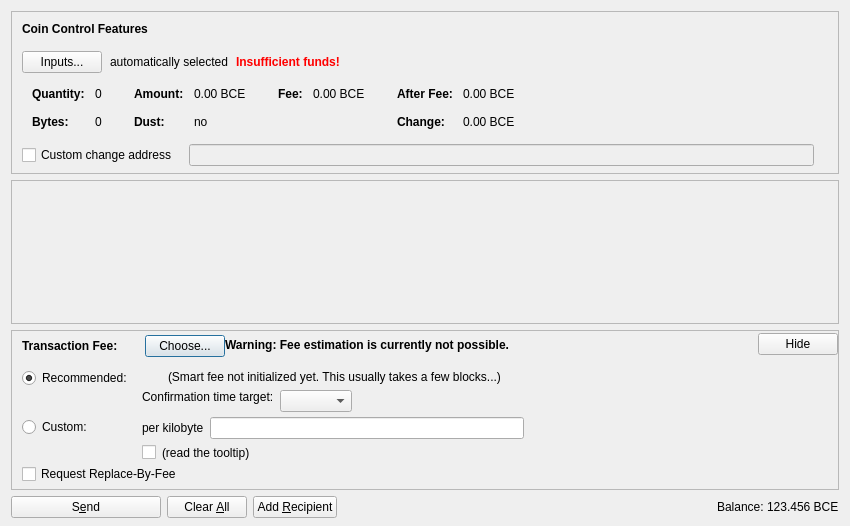
<?xml version="1.0" encoding="UTF-8"?>
<ui version="4.0">
 <class>SendCoinsDialog</class>
 <widget class="QDialog" name="SendCoinsDialog">
  <property name="geometry">
   <rect>
    <x>0</x>
    <y>0</y>
    <width>850</width>
    <height>526</height>
   </rect>
  </property>
  <property name="windowTitle">
   <string>Send Coins</string>
  </property>
  <layout class="QVBoxLayout" name="verticalLayout" stretch="0,1,0,0">
   <property name="bottomMargin">
    <number>8</number>
   </property>
   <item>
    <widget class="QFrame" name="frameCoinControl">
     <property name="sizePolicy">
      <sizepolicy hsizetype="Expanding" vsizetype="Expanding">
       <horstretch>0</horstretch>
       <verstretch>0</verstretch>
      </sizepolicy>
     </property>
     <property name="maximumSize">
      <size>
       <width>16777215</width>
       <height>16777215</height>
      </size>
     </property>
     <property name="frameShape">
      <enum>QFrame::StyledPanel</enum>
     </property>
     <property name="frameShadow">
      <enum>QFrame::Sunken</enum>
     </property>
     <layout class="QVBoxLayout" name="verticalLayoutCoinControl2">
      <property name="spacing">
       <number>0</number>
      </property>
      <property name="leftMargin">
       <number>0</number>
      </property>
      <property name="topMargin">
       <number>0</number>
      </property>
      <property name="rightMargin">
       <number>0</number>
      </property>
      <property name="bottomMargin">
       <number>6</number>
      </property>
      <item>
       <layout class="QVBoxLayout" name="verticalLayoutCoinControl" stretch="0,0,0,0,1">
        <property name="spacing">
         <number>0</number>
        </property>
        <property name="leftMargin">
         <number>10</number>
        </property>
        <property name="topMargin">
         <number>10</number>
        </property>
        <item>
         <layout class="QHBoxLayout" name="horizontalLayoutCoinControl1">
          <property name="bottomMargin">
           <number>15</number>
          </property>
          <item>
           <widget class="QLabel" name="labelCoinControlFeatures">
            <property name="sizePolicy">
             <sizepolicy hsizetype="Preferred" vsizetype="Maximum">
              <horstretch>0</horstretch>
              <verstretch>0</verstretch>
             </sizepolicy>
            </property>
            <property name="font">
             <font>
              <weight>75</weight>
              <bold>true</bold>
             </font>
            </property>
            <property name="styleSheet">
             <string notr="true">font-weight:bold;</string>
            </property>
            <property name="text">
             <string>Coin Control Features</string>
            </property>
           </widget>
          </item>
         </layout>
        </item>
        <item>
         <layout class="QHBoxLayout" name="horizontalLayoutCoinControl2" stretch="0,0,0,0">
          <property name="spacing">
           <number>8</number>
          </property>
          <property name="bottomMargin">
           <number>10</number>
          </property>
          <item>
           <widget class="QPushButton" name="pushButtonCoinControl">
            <property name="styleSheet">
             <string notr="true"/>
            </property>
            <property name="text">
             <string>Inputs...</string>
            </property>
            <property name="autoDefault">
             <bool>false</bool>
            </property>
           </widget>
          </item>
          <item>
           <widget class="QLabel" name="labelCoinControlAutomaticallySelected">
            <property name="text">
             <string>automatically selected</string>
            </property>
            <property name="margin">
             <number>5</number>
            </property>
           </widget>
          </item>
          <item>
           <widget class="QLabel" name="labelCoinControlInsuffFunds">
            <property name="font">
             <font>
              <weight>75</weight>
              <bold>true</bold>
             </font>
            </property>
            <property name="styleSheet">
             <string notr="true">color:red;font-weight:bold;</string>
            </property>
            <property name="text">
             <string>Insufficient funds!</string>
            </property>
            <property name="margin">
             <number>5</number>
            </property>
           </widget>
          </item>
          <item>
           <spacer name="horizontalSpacerCoinControl">
            <property name="orientation">
             <enum>Qt::Horizontal</enum>
            </property>
            <property name="sizeHint" stdset="0">
             <size>
              <width>40</width>
              <height>1</height>
             </size>
            </property>
           </spacer>
          </item>
         </layout>
        </item>
        <item>
         <widget class="QWidget" name="widgetCoinControl" native="true">
          <property name="sizePolicy">
           <sizepolicy hsizetype="Preferred" vsizetype="Preferred">
            <horstretch>0</horstretch>
            <verstretch>0</verstretch>
           </sizepolicy>
          </property>
          <property name="minimumSize">
           <size>
            <width>0</width>
            <height>0</height>
           </size>
          </property>
          <property name="styleSheet">
           <string notr="true"/>
          </property>
          <layout class="QHBoxLayout" name="horizontalLayoutCoinControl5">
           <property name="leftMargin">
            <number>0</number>
           </property>
           <property name="topMargin">
            <number>0</number>
           </property>
           <property name="rightMargin">
            <number>0</number>
           </property>
           <property name="bottomMargin">
            <number>0</number>
           </property>
           <item>
            <layout class="QHBoxLayout" name="horizontalLayoutCoinControl3" stretch="0,0,0,1">
             <property name="spacing">
              <number>20</number>
             </property>
             <property name="topMargin">
              <number>0</number>
             </property>
             <property name="bottomMargin">
              <number>10</number>
             </property>
             <item>
              <layout class="QFormLayout" name="formLayoutCoinControl1">
               <property name="horizontalSpacing">
                <number>10</number>
               </property>
               <property name="verticalSpacing">
                <number>14</number>
               </property>
               <property name="leftMargin">
                <number>10</number>
               </property>
               <property name="topMargin">
                <number>4</number>
               </property>
               <property name="rightMargin">
                <number>6</number>
               </property>
               <item row="0" column="0">
                <widget class="QLabel" name="labelCoinControlQuantityText">
                 <property name="font">
                  <font>
                   <weight>75</weight>
                   <bold>true</bold>
                  </font>
                 </property>
                 <property name="text">
                  <string>Quantity:</string>
                 </property>
                 <property name="margin">
                  <number>0</number>
                 </property>
                </widget>
               </item>
               <item row="0" column="1">
                <widget class="QLabel" name="labelCoinControlQuantity">
                 <property name="cursor">
                  <cursorShape>IBeamCursor</cursorShape>
                 </property>
                 <property name="contextMenuPolicy">
                  <enum>Qt::ActionsContextMenu</enum>
                 </property>
                 <property name="text">
                  <string notr="true">0</string>
                 </property>
                 <property name="margin">
                  <number>0</number>
                 </property>
                 <property name="textInteractionFlags">
                  <set>Qt::LinksAccessibleByMouse|Qt::TextSelectableByKeyboard|Qt::TextSelectableByMouse</set>
                 </property>
                </widget>
               </item>
               <item row="1" column="0">
                <widget class="QLabel" name="labelCoinControlBytesText">
                 <property name="font">
                  <font>
                   <weight>75</weight>
                   <bold>true</bold>
                  </font>
                 </property>
                 <property name="text">
                  <string>Bytes:</string>
                 </property>
                </widget>
               </item>
               <item row="1" column="1">
                <widget class="QLabel" name="labelCoinControlBytes">
                 <property name="cursor">
                  <cursorShape>IBeamCursor</cursorShape>
                 </property>
                 <property name="contextMenuPolicy">
                  <enum>Qt::ActionsContextMenu</enum>
                 </property>
                 <property name="text">
                  <string notr="true">0</string>
                 </property>
                 <property name="textInteractionFlags">
                  <set>Qt::LinksAccessibleByMouse|Qt::TextSelectableByKeyboard|Qt::TextSelectableByMouse</set>
                 </property>
                </widget>
               </item>
              </layout>
             </item>
             <item>
              <layout class="QFormLayout" name="formLayoutCoinControl2">
               <property name="horizontalSpacing">
                <number>10</number>
               </property>
               <property name="verticalSpacing">
                <number>14</number>
               </property>
               <property name="leftMargin">
                <number>6</number>
               </property>
               <property name="topMargin">
                <number>4</number>
               </property>
               <property name="rightMargin">
                <number>6</number>
               </property>
               <item row="0" column="0">
                <widget class="QLabel" name="labelCoinControlAmountText">
                 <property name="font">
                  <font>
                   <weight>75</weight>
                   <bold>true</bold>
                  </font>
                 </property>
                 <property name="text">
                  <string>Amount:</string>
                 </property>
                 <property name="margin">
                  <number>0</number>
                 </property>
                </widget>
               </item>
               <item row="0" column="1">
                <widget class="QLabel" name="labelCoinControlAmount">
                 <property name="cursor">
                  <cursorShape>IBeamCursor</cursorShape>
                 </property>
                 <property name="contextMenuPolicy">
                  <enum>Qt::ActionsContextMenu</enum>
                 </property>
                 <property name="text">
                  <string notr="true">0.00 BCE</string>
                 </property>
                 <property name="textInteractionFlags">
                  <set>Qt::LinksAccessibleByMouse|Qt::TextSelectableByKeyboard|Qt::TextSelectableByMouse</set>
                 </property>
                </widget>
               </item>
               <item row="1" column="0">
                <widget class="QLabel" name="labelCoinControlLowOutputText">
                 <property name="font">
                  <font>
                   <weight>75</weight>
                   <bold>true</bold>
                  </font>
                 </property>
                 <property name="text">
                  <string>Dust:</string>
                 </property>
                </widget>
               </item>
               <item row="1" column="1">
                <widget class="QLabel" name="labelCoinControlLowOutput">
                 <property name="cursor">
                  <cursorShape>IBeamCursor</cursorShape>
                 </property>
                 <property name="contextMenuPolicy">
                  <enum>Qt::ActionsContextMenu</enum>
                 </property>
                 <property name="text">
                  <string notr="true">no</string>
                 </property>
                 <property name="textInteractionFlags">
                  <set>Qt::LinksAccessibleByMouse|Qt::TextSelectableByKeyboard|Qt::TextSelectableByMouse</set>
                 </property>
                </widget>
               </item>
              </layout>
             </item>
             <item>
              <layout class="QFormLayout" name="formLayoutCoinControl3">
               <property name="horizontalSpacing">
                <number>10</number>
               </property>
               <property name="verticalSpacing">
                <number>14</number>
               </property>
               <property name="leftMargin">
                <number>6</number>
               </property>
               <property name="topMargin">
                <number>4</number>
               </property>
               <property name="rightMargin">
                <number>6</number>
               </property>
               <item row="0" column="0">
                <widget class="QLabel" name="labelCoinControlFeeText">
                 <property name="font">
                  <font>
                   <weight>75</weight>
                   <bold>true</bold>
                  </font>
                 </property>
                 <property name="text">
                  <string>Fee:</string>
                 </property>
                 <property name="margin">
                  <number>0</number>
                 </property>
                </widget>
               </item>
               <item row="0" column="1">
                <widget class="QLabel" name="labelCoinControlFee">
                 <property name="cursor">
                  <cursorShape>IBeamCursor</cursorShape>
                 </property>
                 <property name="contextMenuPolicy">
                  <enum>Qt::ActionsContextMenu</enum>
                 </property>
                 <property name="text">
                  <string notr="true">0.00 BCE</string>
                 </property>
                 <property name="textInteractionFlags">
                  <set>Qt::LinksAccessibleByMouse|Qt::TextSelectableByKeyboard|Qt::TextSelectableByMouse</set>
                 </property>
                </widget>
               </item>
              </layout>
             </item>
             <item>
              <layout class="QFormLayout" name="formLayoutCoinControl4">
               <property name="horizontalSpacing">
                <number>10</number>
               </property>
               <property name="verticalSpacing">
                <number>14</number>
               </property>
               <property name="leftMargin">
                <number>6</number>
               </property>
               <property name="topMargin">
                <number>4</number>
               </property>
               <property name="rightMargin">
                <number>6</number>
               </property>
               <item row="0" column="0">
                <widget class="QLabel" name="labelCoinControlAfterFeeText">
                 <property name="font">
                  <font>
                   <weight>75</weight>
                   <bold>true</bold>
                  </font>
                 </property>
                 <property name="text">
                  <string>After Fee:</string>
                 </property>
                 <property name="margin">
                  <number>0</number>
                 </property>
                </widget>
               </item>
               <item row="0" column="1">
                <widget class="QLabel" name="labelCoinControlAfterFee">
                 <property name="cursor">
                  <cursorShape>IBeamCursor</cursorShape>
                 </property>
                 <property name="contextMenuPolicy">
                  <enum>Qt::ActionsContextMenu</enum>
                 </property>
                 <property name="text">
                  <string notr="true">0.00 BCE</string>
                 </property>
                 <property name="textInteractionFlags">
                  <set>Qt::LinksAccessibleByMouse|Qt::TextSelectableByKeyboard|Qt::TextSelectableByMouse</set>
                 </property>
                </widget>
               </item>
               <item row="1" column="0">
                <widget class="QLabel" name="labelCoinControlChangeText">
                 <property name="font">
                  <font>
                   <weight>75</weight>
                   <bold>true</bold>
                  </font>
                 </property>
                 <property name="text">
                  <string>Change:</string>
                 </property>
                </widget>
               </item>
               <item row="1" column="1">
                <widget class="QLabel" name="labelCoinControlChange">
                 <property name="cursor">
                  <cursorShape>IBeamCursor</cursorShape>
                 </property>
                 <property name="contextMenuPolicy">
                  <enum>Qt::ActionsContextMenu</enum>
                 </property>
                 <property name="text">
                  <string notr="true">0.00 BCE</string>
                 </property>
                 <property name="textInteractionFlags">
                  <set>Qt::LinksAccessibleByMouse|Qt::TextSelectableByKeyboard|Qt::TextSelectableByMouse</set>
                 </property>
                </widget>
               </item>
              </layout>
             </item>
            </layout>
           </item>
          </layout>
         </widget>
        </item>
        <item>
         <layout class="QHBoxLayout" name="horizontalLayoutCoinControl4" stretch="0,0,0">
          <property name="spacing">
           <number>12</number>
          </property>
          <property name="sizeConstraint">
           <enum>QLayout::SetDefaultConstraint</enum>
          </property>
          <property name="topMargin">
           <number>5</number>
          </property>
          <property name="rightMargin">
           <number>5</number>
          </property>
          <item>
           <widget class="QCheckBox" name="checkBoxCoinControlChange">
            <property name="toolTip">
             <string>If this is activated, but the change address is empty or invalid, change will be sent to a newly generated address.</string>
            </property>
            <property name="text">
             <string>Custom change address</string>
            </property>
           </widget>
          </item>
          <item>
           <widget class="QValidatedLineEdit" name="lineEditCoinControlChange">
            <property name="enabled">
             <bool>false</bool>
            </property>
            <property name="sizePolicy">
             <sizepolicy hsizetype="Expanding" vsizetype="Fixed">
              <horstretch>0</horstretch>
              <verstretch>0</verstretch>
             </sizepolicy>
            </property>
           </widget>
          </item>
          <item>
           <widget class="QLabel" name="labelCoinControlChangeLabel">
            <property name="sizePolicy">
             <sizepolicy hsizetype="Preferred" vsizetype="Expanding">
              <horstretch>0</horstretch>
              <verstretch>0</verstretch>
             </sizepolicy>
            </property>
            <property name="minimumSize">
             <size>
              <width>0</width>
              <height>0</height>
             </size>
            </property>
            <property name="text">
             <string/>
            </property>
            <property name="margin">
             <number>3</number>
            </property>
           </widget>
          </item>
         </layout>
        </item>
        <item>
         <spacer name="verticalSpacerCoinControl">
          <property name="orientation">
           <enum>Qt::Vertical</enum>
          </property>
          <property name="sizeHint" stdset="0">
           <size>
            <width>800</width>
            <height>1</height>
           </size>
          </property>
         </spacer>
        </item>
       </layout>
      </item>
     </layout>
    </widget>
   </item>
   <item>
    <widget class="QScrollArea" name="scrollArea">
     <property name="widgetResizable">
      <bool>true</bool>
     </property>
     <widget class="QWidget" name="scrollAreaWidgetContents">
      <property name="geometry">
       <rect>
        <x>0</x>
        <y>0</y>
        <width>830</width>
        <height>104</height>
       </rect>
      </property>
      <layout class="QVBoxLayout" name="verticalLayout_2" stretch="0,1">
       <property name="leftMargin">
        <number>0</number>
       </property>
       <property name="topMargin">
        <number>0</number>
       </property>
       <property name="rightMargin">
        <number>0</number>
       </property>
       <property name="bottomMargin">
        <number>0</number>
       </property>
       <item>
        <layout class="QVBoxLayout" name="entries">
         <property name="spacing">
          <number>6</number>
         </property>
        </layout>
       </item>
       <item>
        <spacer name="verticalSpacer">
         <property name="orientation">
          <enum>Qt::Vertical</enum>
         </property>
         <property name="sizeHint" stdset="0">
          <size>
           <width>20</width>
           <height>40</height>
          </size>
         </property>
        </spacer>
       </item>
      </layout>
     </widget>
    </widget>
   </item>
   <item>
    <widget class="QFrame" name="frameFee">
     <property name="sizePolicy">
      <sizepolicy hsizetype="Expanding" vsizetype="Expanding">
       <horstretch>0</horstretch>
       <verstretch>0</verstretch>
      </sizepolicy>
     </property>
     <property name="maximumSize">
      <size>
       <width>16777215</width>
       <height>16777215</height>
      </size>
     </property>
     <property name="frameShape">
      <enum>QFrame::StyledPanel</enum>
     </property>
     <property name="frameShadow">
      <enum>QFrame::Sunken</enum>
     </property>
     <layout class="QVBoxLayout" name="verticalLayoutFee1">
      <property name="spacing">
       <number>0</number>
      </property>
      <property name="leftMargin">
       <number>0</number>
      </property>
      <property name="topMargin">
       <number>0</number>
      </property>
      <property name="rightMargin">
       <number>0</number>
      </property>
      <property name="bottomMargin">
       <number>0</number>
      </property>
      <item>
       <layout class="QVBoxLayout" name="verticalLayoutFee2" stretch="0,0,0">
        <property name="spacing">
         <number>0</number>
        </property>
        <property name="leftMargin">
         <number>10</number>
        </property>
        <property name="topMargin">
         <number>0</number>
        </property>
        <item>
         <layout class="QHBoxLayout" name="horizontalLayoutFee1">
          <property name="bottomMargin">
           <number>0</number>
          </property>
          <item>
           <layout class="QVBoxLayout" name="verticalLayoutFee7">
            <property name="spacing">
             <number>0</number>
            </property>
            <item>
             <spacer name="verticalSpacerSmartFee">
              <property name="orientation">
               <enum>Qt::Vertical</enum>
              </property>
              <property name="sizeType">
               <enum>QSizePolicy::Fixed</enum>
              </property>
              <property name="sizeHint" stdset="0">
               <size>
                <width>1</width>
                <height>4</height>
               </size>
              </property>
             </spacer>
            </item>
            <item>
             <layout class="QHBoxLayout" name="horizontalLayoutSmartFee">
              <property name="spacing">
               <number>10</number>
              </property>
              <item>
               <widget class="QLabel" name="labelFeeHeadline">
                <property name="sizePolicy">
                 <sizepolicy hsizetype="Preferred" vsizetype="Maximum">
                  <horstretch>0</horstretch>
                  <verstretch>0</verstretch>
                 </sizepolicy>
                </property>
                <property name="font">
                 <font>
                  <weight>75</weight>
                  <bold>true</bold>
                 </font>
                </property>
                <property name="styleSheet">
                 <string notr="true">font-weight:bold;</string>
                </property>
                <property name="text">
                 <string>Transaction Fee:</string>
                </property>
               </widget>
              </item>
              <item>
               <widget class="QLabel" name="labelFeeMinimized">
                <property name="text">
                 <string/>
                </property>
               </widget>
              </item>
              <item>
               <widget class="QPushButton" name="buttonChooseFee">
                <property name="text">
                 <string>Choose...</string>
                </property>
               </widget>
              </item>
             </layout>
            </item>
            <item>
             <spacer name="verticalSpacer_5">
              <property name="orientation">
               <enum>Qt::Vertical</enum>
              </property>
              <property name="sizeHint" stdset="0">
               <size>
                <width>1</width>
                <height>1</height>
               </size>
              </property>
             </spacer>
            </item>
           </layout>
          </item>
          <item>
           <widget class="QLabel" name="fallbackFeeWarningLabel">
            <property name="toolTip">
             <string>Using the fallbackfee can result in sending a transaction that will take several hours or days (or never) to confirm. Consider choosing your fee manually or wait until you have validated the complete chain.</string>
            </property>
            <property name="font">
            <font>
                <weight>75</weight>
                <bold>true</bold>
            </font>
            </property>
            <property name="text">
             <string>Warning: Fee estimation is currently not possible.</string>
            </property>
            <property name="wordWrap">
             <bool>false</bool>
            </property>
           </widget>
          </item>
          <item>
           <spacer name="horizontalSpacer_4">
            <property name="orientation">
             <enum>Qt::Horizontal</enum>
            </property>
            <property name="sizeType">
             <enum>QSizePolicy::MinimumExpanding</enum>
            </property>
            <property name="sizeHint" stdset="0">
             <size>
              <width>40</width>
              <height>20</height>
             </size>
            </property>
           </spacer>
          </item>
          <item>
           <widget class="QPushButton" name="buttonMinimizeFee">
            <property name="toolTip">
             <string>collapse fee-settings</string>
            </property>
            <property name="text">
             <string>Hide</string>
            </property>
           </widget>
          </item>
         </layout>
        </item>
        <item>
         <widget class="QFrame" name="frameFeeSelection">
          <layout class="QVBoxLayout" name="verticalLayoutFee12">
           <property name="spacing">
            <number>0</number>
           </property>
           <property name="leftMargin">
            <number>0</number>
           </property>
           <property name="topMargin">
            <number>0</number>
           </property>
           <property name="rightMargin">
            <number>0</number>
           </property>
           <property name="bottomMargin">
            <number>0</number>
           </property>
           <item>
            <layout class="QGridLayout" name="gridLayoutFee">
             <property name="topMargin">
              <number>10</number>
             </property>
             <property name="bottomMargin">
              <number>4</number>
             </property>
             <property name="horizontalSpacing">
              <number>10</number>
             </property>
             <property name="verticalSpacing">
              <number>4</number>
             </property>
             <item row="1" column="1">
              <layout class="QVBoxLayout" name="verticalLayoutFee8">
               <property name="spacing">
                <number>6</number>
               </property>
               <item>
                <layout class="QHBoxLayout" name="horizontalLayoutFee13">
                 <item>
                  <widget class="QLabel" name="labelCustomPerKilobyte">
                   <property name="toolTip">
                    <string>If the custom fee is set to 1000 satoshis and the transaction is only 250 bytes, then &quot;per kilobyte&quot; only pays 250 satoshis in fee, while &quot;total at least&quot; pays 1000 satoshis. For transactions bigger than a kilobyte both pay by kilobyte.</string>
                   </property>
                   <property name="text">
                    <string>per kilobyte</string>
                   </property>
                  </widget>
                 </item>
                 <item>
                  <widget class="BitcoinEuroAmountField" name="customFee"/>
                 </item>
                 <item>
                  <spacer name="horizontalSpacer_6">
                   <property name="orientation">
                    <enum>Qt::Horizontal</enum>
                   </property>
                   <property name="sizeHint" stdset="0">
                    <size>
                     <width>1</width>
                     <height>1</height>
                    </size>
                   </property>
                  </spacer>
                 </item>
                </layout>
               </item>
               <item>
                <layout class="QHBoxLayout" name="horizontalLayoutFee8">
                 <item>
                  <widget class="QCheckBox" name="checkBoxMinimumFee">
                   <property name="toolTip">
                    <string>Paying only the minimum fee is just fine as long as there is less transaction volume than space in the blocks. But be aware that this can end up in a never confirming transaction once there is more demand for bitcoineuro transactions than the network can process.</string>
                   </property>
                   <property name="text">
                    <string/>
                   </property>
                  </widget>
                 </item>
                 <item>
                  <widget class="QLabel" name="labelMinFeeWarning">
                   <property name="enabled">
                    <bool>true</bool>
                   </property>
                   <property name="toolTip">
                    <string>Paying only the minimum fee is just fine as long as there is less transaction volume than space in the blocks. But be aware that this can end up in a never confirming transaction once there is more demand for bitcoineuro transactions than the network can process.</string>
                   </property>
                   <property name="text">
                    <string>(read the tooltip)</string>
                   </property>
                   <property name="margin">
                    <number>5</number>
                   </property>
                  </widget>
                 </item>
                 <item>
                  <spacer name="horizontalSpacer_2">
                   <property name="orientation">
                    <enum>Qt::Horizontal</enum>
                   </property>
                   <property name="sizeHint" stdset="0">
                    <size>
                     <width>1</width>
                     <height>1</height>
                    </size>
                   </property>
                  </spacer>
                 </item>
                </layout>
               </item>
              </layout>
             </item>
             <item row="0" column="0">
              <layout class="QVBoxLayout" name="verticalLayoutFee4" stretch="0,1">
               <item>
                <widget class="QRadioButton" name="radioSmartFee">
                 <property name="text">
                  <string>Recommended:</string>
                 </property>
                 <property name="checked">
                  <bool>true</bool>
                 </property>
                 <attribute name="buttonGroup">
                  <string notr="true">groupFee</string>
                 </attribute>
                </widget>
               </item>
               <item>
                <spacer name="verticalSpacer_2">
                 <property name="orientation">
                  <enum>Qt::Vertical</enum>
                 </property>
                 <property name="sizeHint" stdset="0">
                  <size>
                   <width>1</width>
                   <height>1</height>
                  </size>
                 </property>
                </spacer>
               </item>
              </layout>
             </item>
             <item row="1" column="0">
              <layout class="QVBoxLayout" name="verticalLayoutFee9" stretch="0,1">
               <item>
                <widget class="QRadioButton" name="radioCustomFee">
                 <property name="text">
                  <string>Custom:</string>
                 </property>
                 <attribute name="buttonGroup">
                  <string notr="true">groupFee</string>
                 </attribute>
                </widget>
               </item>
               <item>
                <spacer name="verticalSpacer_6">
                 <property name="orientation">
                  <enum>Qt::Vertical</enum>
                 </property>
                 <property name="sizeHint" stdset="0">
                  <size>
                   <width>1</width>
                   <height>1</height>
                  </size>
                 </property>
                </spacer>
               </item>
              </layout>
             </item>
             <item row="0" column="1">
              <layout class="QVBoxLayout" name="verticalLayoutFee3" stretch="0,0,1">
               <property name="spacing">
                <number>6</number>
               </property>
               <property name="topMargin">
                <number>2</number>
               </property>
               <item>
                <layout class="QHBoxLayout" name="horizontalLayoutFee12">
                 <item>
                  <widget class="QLabel" name="labelSmartFee">
                   <property name="text">
                    <string/>
                   </property>
                   <property name="margin">
                    <number>2</number>
                   </property>
                  </widget>
                 </item>
                 <item>
                  <widget class="QLabel" name="labelFeeEstimation">
                   <property name="text">
                    <string/>
                   </property>
                  </widget>
                 </item>
                 <item>
                  <widget class="QLabel" name="labelSmartFee2">
                   <property name="text">
                    <string>(Smart fee not initialized yet. This usually takes a few blocks...)</string>
                   </property>
                   <property name="margin">
                    <number>2</number>
                   </property>
                  </widget>
                 </item>
                 <item>
                  <spacer name="horizontalSpacer_5">
                   <property name="orientation">
                    <enum>Qt::Horizontal</enum>
                   </property>
                   <property name="sizeHint" stdset="0">
                    <size>
                     <width>1</width>
                     <height>1</height>
                    </size>
                   </property>
                  </spacer>
                 </item>
                </layout>
               </item>
               <item>
                <layout class="QHBoxLayout" name="horizontalLayoutFee9">
                 <item>
                  <layout class="QVBoxLayout" name="verticalLayoutFee6">
                   <item>
                    <widget class="QLabel" name="labelSmartFee3">
                     <property name="text">
                      <string>Confirmation time target:</string>
                     </property>
                     <property name="margin">
                      <number>2</number>
                     </property>
                    </widget>
                   </item>
                   <item>
                    <spacer name="verticalSpacer_3">
                     <property name="orientation">
                      <enum>Qt::Vertical</enum>
                     </property>
                     <property name="sizeHint" stdset="0">
                      <size>
                       <width>1</width>
                       <height>1</height>
                      </size>
                     </property>
                    </spacer>
                   </item>
                  </layout>
                 </item>
                 <item>
                  <layout class="QVBoxLayout" name="verticalLayoutFee5">
                   <property name="rightMargin">
                    <number>30</number>
                   </property>
                   <item>
                    <layout class="QHBoxLayout" name="horizontalLayoutConfTarget">
                     <property name="bottomMargin">
                      <number>0</number>
                     </property>
                     <item>
                      <widget class="QComboBox" name="confTargetSelector"/>
                     </item>
                     <item>
                      <spacer name="horizontalSpacerConfTarget">
                       <property name="orientation">
                        <enum>Qt::Horizontal</enum>
                       </property>
                       <property name="sizeHint" stdset="0">
                        <size>
                         <width>40</width>
                         <height>20</height>
                        </size>
                       </property>
                      </spacer>
                     </item>
                    </layout>
                   </item>
                  </layout>
                 </item>
                </layout>
               </item>
               <item>
                <spacer name="verticalSpacer_4">
                 <property name="orientation">
                  <enum>Qt::Vertical</enum>
                 </property>
                 <property name="sizeHint" stdset="0">
                  <size>
                   <width>1</width>
                   <height>1</height>
                  </size>
                 </property>
                </spacer>
               </item>
              </layout>
             </item>
            </layout>
           </item>
           <item>
            <widget class="QCheckBox" name="optInRBF">
             <property name="text">
              <string>Request Replace-By-Fee</string>
             </property>
             <property name="toolTip">
              <string>Indicates that the sender may wish to replace this transaction with a new one paying higher fees (prior to being confirmed).</string>
             </property>
            </widget>
           </item>
          </layout>
         </widget>
        </item>
        <item>
         <spacer name="verticalSpacerFee">
          <property name="orientation">
           <enum>Qt::Vertical</enum>
          </property>
          <property name="sizeHint" stdset="0">
           <size>
            <width>40</width>
            <height>5</height>
           </size>
          </property>
         </spacer>
        </item>
       </layout>
      </item>
     </layout>
    </widget>
   </item>
   <item>
    <layout class="QHBoxLayout" name="horizontalLayout">
     <item>
      <widget class="QPushButton" name="sendButton">
       <property name="minimumSize">
        <size>
         <width>150</width>
         <height>0</height>
        </size>
       </property>
       <property name="toolTip">
        <string>Confirm the send action</string>
       </property>
       <property name="text">
        <string>S&amp;end</string>
       </property>
       <property name="icon">
        <iconset resource="../bitcoineuro.qrc">
         <normaloff>:/icons/send</normaloff>:/icons/send</iconset>
       </property>
       <property name="autoDefault">
        <bool>false</bool>
       </property>
       <property name="default">
        <bool>false</bool>
       </property>
      </widget>
     </item>
     <item>
      <widget class="QPushButton" name="clearButton">
       <property name="sizePolicy">
        <sizepolicy hsizetype="Minimum" vsizetype="Fixed">
         <horstretch>0</horstretch>
         <verstretch>0</verstretch>
        </sizepolicy>
       </property>
       <property name="toolTip">
        <string>Clear all fields of the form.</string>
       </property>
       <property name="text">
        <string>Clear &amp;All</string>
       </property>
       <property name="icon">
        <iconset resource="../bitcoineuro.qrc">
         <normaloff>:/icons/remove</normaloff>:/icons/remove</iconset>
       </property>
       <property name="autoDefault">
        <bool>false</bool>
       </property>
      </widget>
     </item>
     <item>
      <widget class="QPushButton" name="addButton">
       <property name="toolTip">
        <string>Send to multiple recipients at once</string>
       </property>
       <property name="text">
        <string>Add &amp;Recipient</string>
       </property>
       <property name="icon">
        <iconset resource="../bitcoineuro.qrc">
         <normaloff>:/icons/add</normaloff>:/icons/add</iconset>
       </property>
       <property name="autoDefault">
        <bool>false</bool>
       </property>
      </widget>
     </item>
     <item>
      <spacer name="horizontalSpacer">
       <property name="orientation">
        <enum>Qt::Horizontal</enum>
       </property>
       <property name="sizeHint" stdset="0">
        <size>
         <width>40</width>
         <height>20</height>
        </size>
       </property>
      </spacer>
     </item>
     <item>
      <layout class="QHBoxLayout" name="horizontalLayout_2">
       <property name="spacing">
        <number>3</number>
       </property>
       <item>
        <widget class="QLabel" name="label">
         <property name="sizePolicy">
          <sizepolicy hsizetype="Preferred" vsizetype="Fixed">
           <horstretch>0</horstretch>
           <verstretch>0</verstretch>
          </sizepolicy>
         </property>
         <property name="text">
          <string>Balance:</string>
         </property>
        </widget>
       </item>
       <item>
        <widget class="QLabel" name="labelBalance">
         <property name="sizePolicy">
          <sizepolicy hsizetype="Preferred" vsizetype="Fixed">
           <horstretch>0</horstretch>
           <verstretch>0</verstretch>
          </sizepolicy>
         </property>
         <property name="cursor">
          <cursorShape>IBeamCursor</cursorShape>
         </property>
         <property name="text">
          <string notr="true">123.456 BCE</string>
         </property>
         <property name="textInteractionFlags">
          <set>Qt::LinksAccessibleByMouse|Qt::TextSelectableByKeyboard|Qt::TextSelectableByMouse</set>
         </property>
        </widget>
       </item>
      </layout>
     </item>
    </layout>
   </item>
  </layout>
 </widget>
 <customwidgets>
  <customwidget>
   <class>QValidatedLineEdit</class>
   <extends>QLineEdit</extends>
   <header>qvalidatedlineedit.h</header>
  </customwidget>
  <customwidget>
   <class>BitcoinEuroAmountField</class>
   <extends>QLineEdit</extends>
   <header>bitcoineuroamountfield.h</header>
   <container>1</container>
  </customwidget>
 </customwidgets>
 <resources>
  <include location="../bitcoineuro.qrc"/>
 </resources>
 <connections/>
 <buttongroups>
  <buttongroup name="groupFee"/>
 </buttongroups>
</ui>
